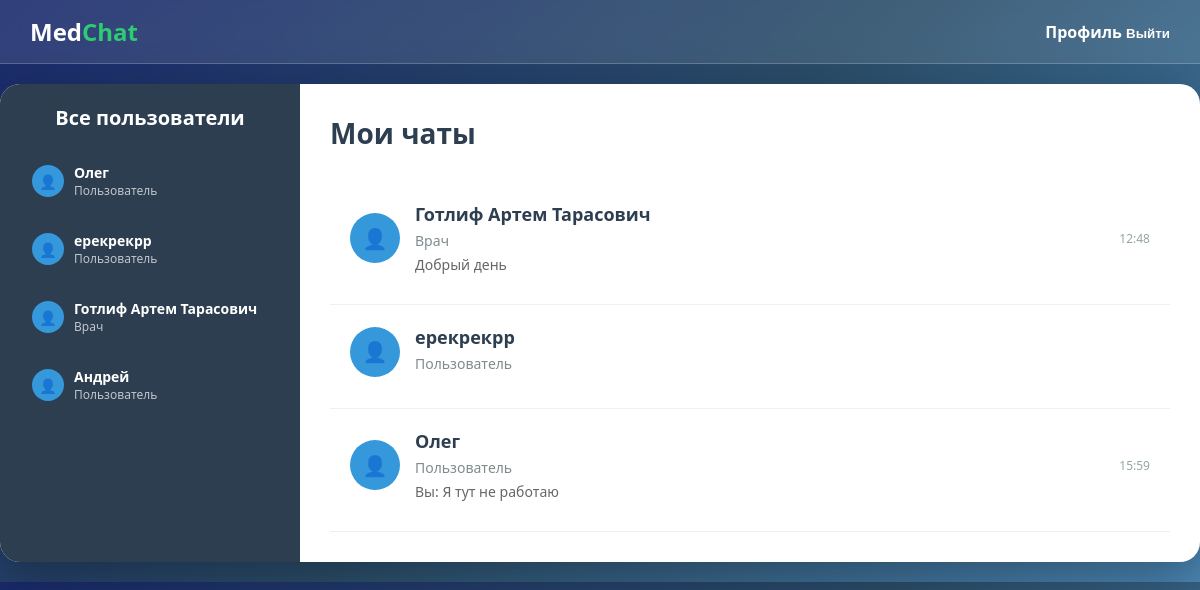
The page /chats/ (signed in) on the database its author committed.
### messenger/models.py (models this page shows, shortened)
class Profile(models.Model):
    user = models.OneToOneField(User, on_delete=models.CASCADE, verbose_name="Пользователь")
    full_name = models.CharField("ФИО", max_length=150, blank=True)
    position = models.CharField("Должность", max_length=100, blank=True)
    department = models.CharField("Отделение", max_length=100, blank=True)
    photo = models.ImageField("Фотография", upload_to="profile_photos/", blank=True, null=True)
    medical_specialization = models.CharField("Медицинская специализация", max_length=200, blank=True)
    experience_years = models.PositiveIntegerField("Стаж (лет)", blank=True, null=True)
    bio = models.TextField("О себе", blank=True)

class Chat(models.Model):
    participants = models.ManyToManyField(User, related_name='chats')
    created_at = models.DateTimeField(auto_now_add=True)
    updated_at = models.DateTimeField(auto_now=True)
    class Meta:
        ordering = ['-updated_at']

class Message(models.Model):
    chat = models.ForeignKey(Chat, on_delete=models.CASCADE, related_name='messages')
    sender = models.ForeignKey(User, on_delete=models.CASCADE, related_name='sent_messages')
    content = models.TextField("Содержание")
    timestamp = models.DateTimeField(auto_now_add=True)
    is_read = models.BooleanField(default=False)
    class Meta:
        ordering = ['timestamp']

### messenger/views.py (the view)
# urls.py: path('chats/', views.chats, name='chats'),
@login_required
def chats(request):
    user_chats = Chat.objects.filter(participants=request.user).prefetch_related(
        'participants__profile',
        'messages'
    ).annotate(
        unread_count=Count(
            'messages',
            filter=Q(messages__is_read=False) & ~Q(messages__sender=request.user)
        )
    ).order_by('-updated_at')
    chats_with_last_message_and_unread = []
    for chat in user_chats:
        last_message = chat.messages.last()
        other_participant = chat.participants.exclude(id=request.user.id).first()
        chats_with_last_message_and_unread.append({
            'chat': chat,
            'last_message': last_message,
            'other_participant': other_participant,
            'unread_count': chat.unread_count,
        })
    all_users = User.objects.exclude(id=request.user.id).select_related('profile')
    context = {
        'chats_with_last_message_and_unread': chats_with_last_message_and_unread,
        'all_users': all_users,
    }
    return render(request, 'messenger/chats.html', context)

### messenger/templates/messenger/chats.html (shortened to what this page needs)
<!DOCTYPE html>
<html lang="ru">
<head>
</head>
<body>
    <nav class="navbar">
        <a href="{% url 'home' %}" class="logo">Med<span>Chat</span></a>
        <div class="nav-links">
            <a href="{% url 'profile' %}">Профиль</a>
            <form method="post" action="{% url 'logout' %}" style="display: inline;">
                <button type="submit" style="background: none; border: none; color: white; font-weight: 600; cursor: pointer;">Выйти</button>
            </form>
        </div>
    </nav>
    <div class="container">
        <div class="sidebar">
            <h2>Все пользователи</h2>
            <ul class="user-list">
                {% for user in all_users %}
                <li class="user-item">
                    <a href="{% url 'create_chat' user.id %}">
                        <div class="user-avatar">
                            {% if user.profile.photo %}
                                👤
                            {% else %}
                                👤
                            {% endif %}
                        </div>
                        <div class="user-info">
                            <div class="user-name">{{ user.profile.full_name|default:user.username }}</div>
                            <div class="user-position">{{ user.profile.position|default:"Пользователь" }}</div>
                        </div>
                    </a>
                </li>
                {% empty %}
                <li class="user-item">Нет других пользователей</li>
                {% endfor %}
            </ul>
        </div>
        <div class="main-content">
            <div class="header">
                <h1>Мои чаты</h1>
            </div>
            {% if chats_with_last_message_and_unread %}
            <ul class="chats-list">
                {% for item in chats_with_last_message_and_unread %}
                <li class="chat-item">
                    <a href="{% url 'chat_detail' item.chat.id %}">
                        <div class="chat-header">
                            <div class="chat-avatar">
                                {% if item.other_participant.profile.photo %}
                                    👤
                                {% else %}
                                    👤
                                {% endif %}
                            </div>
                            <div class="chat-info">
                                <div class="chat-name">
                                    {{ item.other_participant.profile.full_name|default:item.other_participant.username }}
                                </div>
                                <div class="chat-position">{{ item.other_participant.profile.position|default:"Пользователь" }}</div>
                                {% if item.last_message %}
                                <div class="chat-last-message">
                                    {% if item.last_message.sender == request.user %}
                                        Вы:
                                    {% endif %}
                                    {{ item.last_message.content }}
                                </div>
                                {% endif %}
                            </div>
                            {% if item.last_message %}
                            <div class="chat-time">
                                {{ item.last_message.timestamp|date:"H:i" }}
                            </div>
                            {% endif %}
                        </div>
                    </a>
                </li>
                {% endfor %}
            </ul>
            {% else %}
            <div class="no-chats">
                <h3>У вас пока нет чатов</h3>
                <p>Начните общение, выбрав пользователя из списка слева</p>
            </div>
            {% endif %}
        </div>
    </div>
</body>
</html>

### messenger/templates/messenger/chats.html (style rules this page uses)
* { margin: 0; padding: 0; box-sizing: border-box; }
body { font-family: 'Segoe UI', Tahoma, Geneva, Verdana, sans-serif; background: linear-gradient(135deg, #1a2a6c, #2a4d69, #4b86b4); color: #333; }
.container { display: flex; max-width: 1200px; margin: 0 auto; background: white; border-radius: 20px; box-shadow: 0 15px 50px rgba(0, 0, 0, 0.3); overflow: hidden; margin-top: 20px; margin-bottom: 20px; }
.sidebar { width: 300px; background: #2c3e50; color: white; padding: 20px; }
.sidebar h2 { margin-bottom: 20px; font-size: 20px; text-align: center; }
.user-list { list-style: none; }
.user-item { padding: 12px; border-radius: 8px; margin-bottom: 8px; cursor: pointer; transition: background 0.3s ease; }
.user-item a { color: white; text-decoration: none; display: flex; align-items: center; }
.user-avatar { width: 32px; height: 32px; border-radius: 50%; background: #3498db; display: flex; align-items: center; justify-content: center; margin-right: 10px; font-size: 14px; }
.user-info { flex: 1; }
.user-name { font-weight: 600; font-size: 14px; }
.user-position { font-size: 12px; opacity: 0.7; }
.main-content { flex: 1; padding: 30px; }
.header { display: flex; justify-content: space-between; align-items: center; margin-bottom: 30px; }
.header h1 { color: #2c3e50; font-size: 28px; }
.chats-list { list-style: none; }
.chat-item { padding: 20px; border-bottom: 1px solid #ecf0f1; cursor: pointer; transition: background 0.3s ease; }
.chat-item a { text-decoration: none; color: inherit; display: block; }
.chat-header { display: flex; align-items: center; margin-bottom: 10px; }
.chat-avatar { width: 50px; height: 50px; border-radius: 50%; background: #3498db; display: flex; align-items: center; justify-content: center; margin-right: 15px; color: white; font-size: 20px; }
.chat-info { flex: 1; }
.chat-name { font-weight: 600; font-size: 18px; color: #2c3e50; margin-bottom: 5px; }
.chat-position { font-size: 14px; color: #7f8c8d; margin-bottom: 5px; }
.chat-last-message { color: #666; font-size: 14px; white-space: nowrap; overflow: hidden; text-overflow: ellipsis; max-width: 400px; }
.chat-time { color: #95a5a6; font-size: 12px; text-align: right; }
.navbar { background: rgba(255, 255, 255, 0.1); backdrop-filter: blur(10px); padding: 15px 30px; display: flex; justify-content: space-between; align-items: center; border-bottom: 1px solid rgba(255, 255, 255, 0.2); }
.logo { color: white; font-size: 24px; font-weight: 700; text-decoration: none; }
.logo span { color: #2ecc71; }
.nav-links a { color: white; text-decoration: none; margin-left: 20px; font-weight: 600; }

### rows shown on the page
Chat: other_participant.profile.full_name "Готлиф Артем Тарасович", other_participant.profile.position "Врач", last_message.content "Добрый день", last_message.timestamp "12:48"
Chat: other_participant.profile.full_name "ерекрекрр", other_participant.profile.position "Пользователь"
Chat: other_participant.profile.full_name "Олег", other_participant.profile.position "Пользователь", shows "Вы:", last_message.content "Я тут не работаю", last_message.timestamp "15:59"

### other values the page prints
{{ user.profile.full_name|default:user.username }} "Олег"
{{ user.profile.position|default:"Пользователь" }} "Пользователь"
{{ user.profile.full_name|default:user.username }} "ерекрекрр"
{{ user.profile.full_name|default:user.username }} "Готлиф Артем Тарасович"
{{ user.profile.position|default:"Пользователь" }} "Врач"
{{ user.profile.full_name|default:user.username }} "Андрей"
